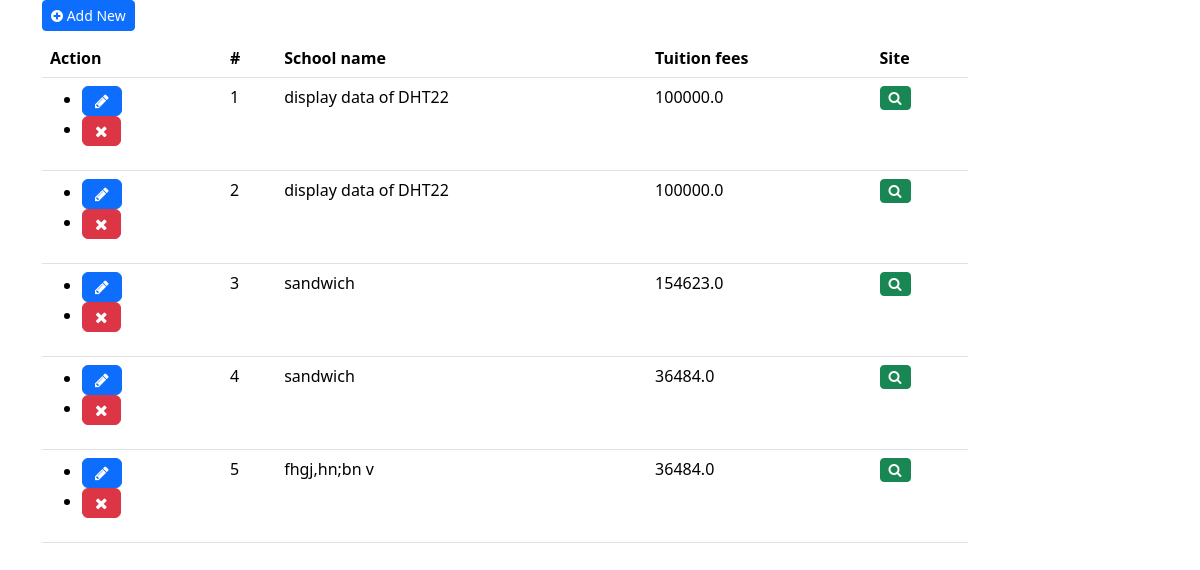
Screenshot of /schools/ with the database file from the repository.
### hello/models.py (models this page shows)
class School(models.Model):
    class Sector(models.TextChoices):
        COMMERCE = 'Commerce'
        DROIT = 'Droit'
        INFORMATIQUE = 'Informatique'
    name = models.fields.CharField(max_length=30)
    email = models.fields.EmailField(max_length=50)
    password = models.fields.UUIDField(default=uuid.uuid4, editable=False)
    site = models.fields.URLField()
    creation_date = models.fields.DateField()
    start_time = models.fields.TimeField()
    student_number = models.fields.IntegerField(validators=[MinValueValidator(1)])
    tuition_fees = models.fields.FloatField(validators=[MinValueValidator(10000.0)])
    sector = models.fields.TextField(choices=Sector.choices)
    is_eed = models.fields.BooleanField(default=True)

### hello/views.py (the view)
# urls.py: path('schools/', views.school_list, name='school-list'),
def school_list(request):
    schools = School.objects.all()
    return render(request, 'school_list.html', {'schools': schools})

### hello/templates/school_list.html
{% extends 'base.html' %}
{% block content %}
    <div class="container">
        <div class="row row-panel">
            <div class="col-sm-12 col-xs-12">
                <a href="#" class="btn btn-sm btn-primary mb-2"><i class="fa fa-plus-circle"></i> Add New</a>
            </div>
            <div class="col-md-offset-1 col-md-10">
                <div class="panel">
                    <div class="panel-body table-responsive">
                        <table class="table">
                            <thead>
                                <tr>
                                    <th>Action</th>
                                    <th>#</th>
                                    <th>School name</th>
                                    <th>Tuition fees</th>
                                    <th>Site</th>
                                </tr>
                            </thead>
                            <tbody>
                                {% for school in schools %}
                                    <tr>
                                        <td>
                                            <ul class="action-list">
                                                <li><a href="#" class="btn btn-primary"><i class="fa fa-pencil"></i></a></li>
                                                <li><a href="#" class="btn btn-danger"><i class="fa fa-times"></i></a></li>
                                            </ul>
                                        </td>
                                        <td>{{ school.id }}</td>
                                        <td>{{ school.name }}</td>
                                        <td>{{ school.tuition_fees }}</td>
                                        <td><a href="{{ school.url }}" class="btn btn-sm btn-success"><i class="fa fa-search"></i></a></td>
                                    </tr>
                                {% endfor %}
                            </tbody>
                        </table>
                    </div>
                </div>
            </div>
        </div>
    </div>
{% endblock %}

### hello/templates/base.html (shortened to what this page needs)
{% load static %}
<html lang="en">
<head>
    <link rel="stylesheet" href="https://cdnjs.cloudflare.com/ajax/libs/font-awesome/4.7.0/css/font-awesome.min.css">
    <link rel="stylesheet" href="{% static 'styles.scss' %}" />
    {% load bootstrap5 %}
    {% bootstrap_css %}
</head>
<body>
    {% block content %}
    {% endblock %}
</body>
</html>

### rows the page displays
School: id "1", name "display data of DHT22", tuition_fees "100000.0"
School: id "2", name "display data of DHT22", tuition_fees "100000.0"
School: id "3", name "sandwich", tuition_fees "154623.0"
School: id "4", name "sandwich", tuition_fees "36484.0"
School: id "5", name "fhgj,hn;bn v", tuition_fees "36484.0"
